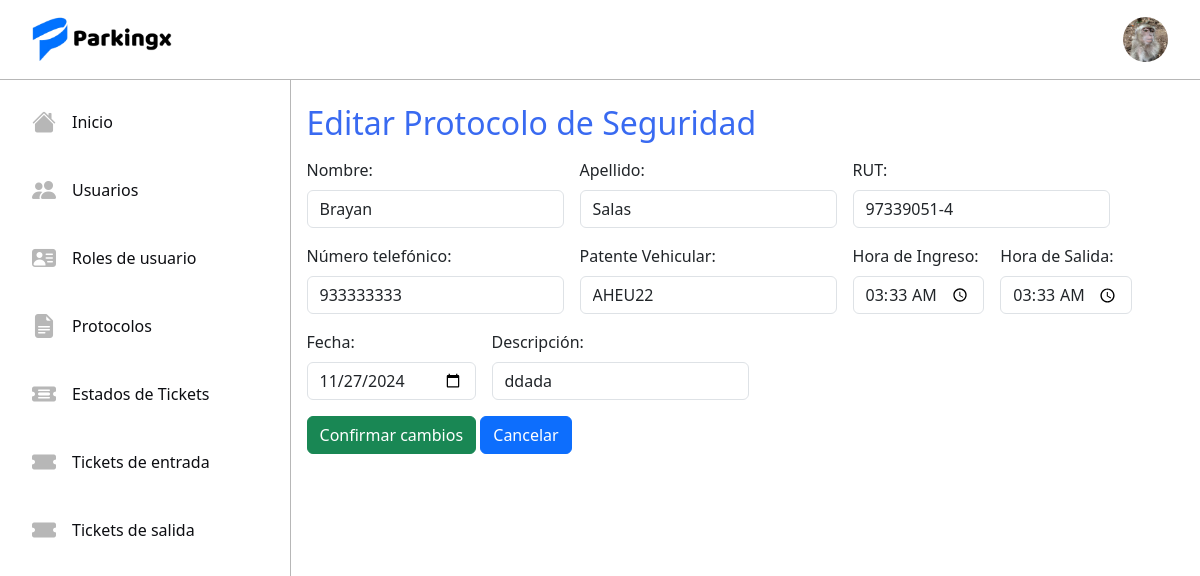
The app's page /protocoloUpdate/4/ (signed in), older data.
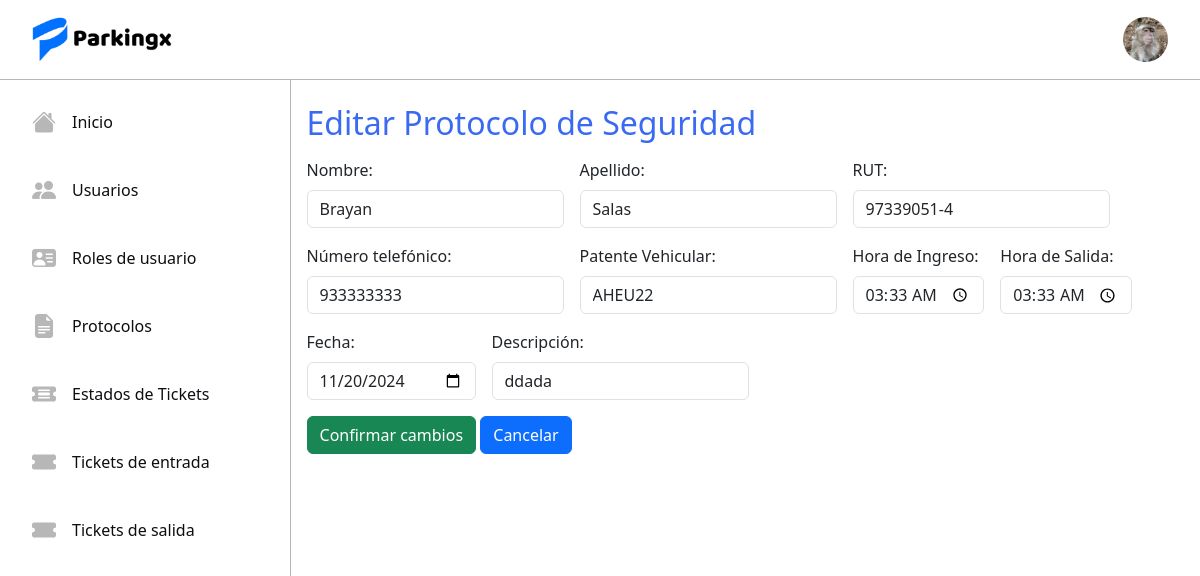
The same page, newer data.
### tickets/models.py (models this page shows, shortened)
class Protocolo(models.Model):
    name = models.CharField(max_length=45)
    last_name = models.CharField(max_length=45)
    rut = models.CharField(max_length=10)
    number = models.CharField(max_length=9)
    patente = models.CharField(max_length=6)
    hora_ingreso = models.TimeField()
    hora_salida = models.TimeField()
    date = models.DateField()
    description = models.TextField(max_length=45)

### tickets/views.py (the view, shortened to what this page needs)
# urls.py: path('protocoloUpdate/<int:pk>/', UpdateProtocolo.as_view(), name='protocoloUpdate'),
@method_decorator(login_required, name='dispatch')
class UpdateProtocolo(UpdateView):
    model = Protocolo
    form_class = ProtocoloForm
    template_name = 'tickets/protocolos/protocolo_update.html'
    success_url = reverse_lazy('protocolos')

### tickets/templates/tickets/protocolos/protocolo_update.html (shortened to what this page needs)
{% extends 'tickets/base.html' %}
{% block content %}
<div class="p-3 ">
  <h2 class="my-2 blue-sys">Editar Protocolo de Seguridad</h2>
  <form method="POST">
    <div class="d-flex flex-wrap gap-3 mt-3">
      {{ form.as_p }}
    </div>
    <button type="submit" class="btn btn-success mt-3">Confirmar cambios</button>
    <a href="{% url 'protocolos' %}" class="btn btn-primary mt-3">Cancelar</a>
  </form>
</div>
{% endblock %}

Row changes from the older to the newer data that the page shows:
changed Protocolo "Brayan": date "11/27/2024" → "11/20/2024"
